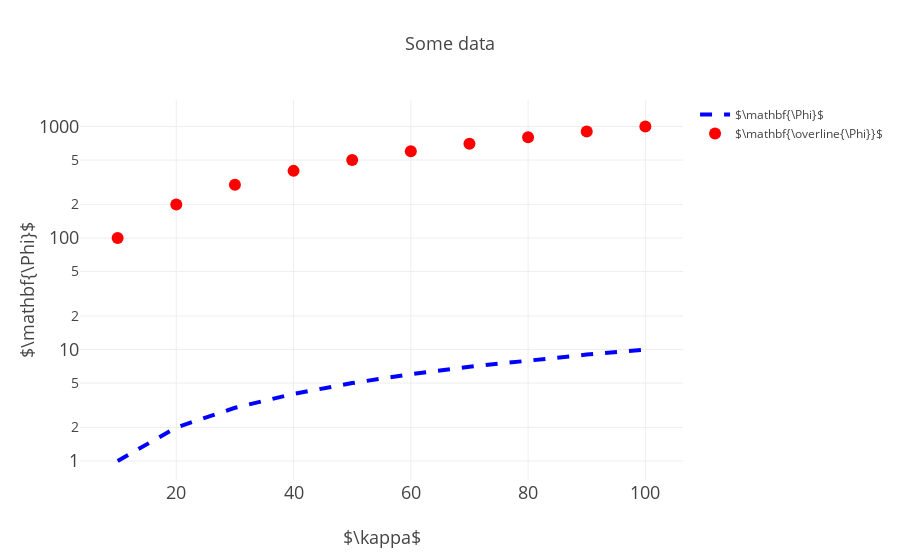
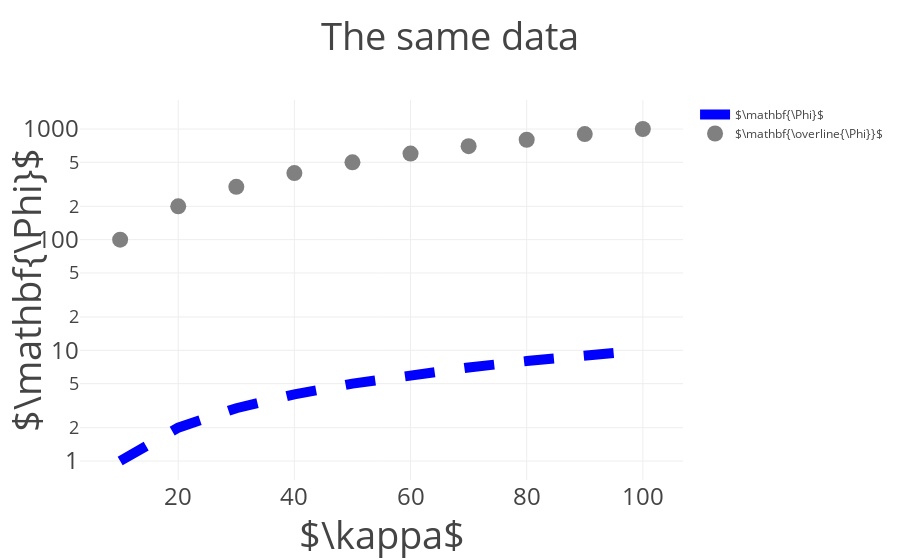

Here is the notebook cell these charts were saved with, in order:
### Code cell
tests.test_curves()

### Figure 1 — Plotly figure (JSON) as saved in the notebook; plotly's stock layout.template omitted (floating-point values rounded to 4 significant figures)
{"data": [{"line": {"color": "blue", "dash": "dash", "width": 4}, "marker": {"color": "blue", "size": 12}, "mode": "lines", "name": "$\\mathbf{\\Phi}$", "type": "scatter", "uid": "f9541242-3c01-43eb-963e-1b01dd9ee709", "x": [10, 20, 30, 40, 50, 60, 70, 80, 90, 100], "y": [1, 2, 3, 4, 5, 6, 7, 8, 9, 10]}, {"line": {"color": "red", "width": 4}, "marker": {"color": "red", "size": 12}, "mode": "markers", "name": "$\\mathbf{\\overline{\\Phi}}$", "type": "scatter", "uid": "4b37d489-cc58-4d7e-bac1-65183f3af4c9", "x": [10, 20, 30, 40, 50, 60, 70, 80, 90, 100], "y": [100, 200, 300, 400, 500, 600, 700, 800, 900, 1000]}], "layout": {"title": {"font": {"size": 18}, "text": "Some data"}, "xaxis": {"tickfont": {"size": 18}, "title": {"font": {"size": 18}, "text": "$\\kappa$"}}, "yaxis": {"tickfont": {"size": 18}, "title": {"font": {"size": 18}, "text": "$\\mathbf{\\Phi}$"}, "type": "log"}}}

### Figure 2 — Plotly figure (JSON) as saved in the notebook; plotly's stock layout.template omitted (floating-point values rounded to 4 significant figures)
{"data": [{"line": {"color": "blue", "dash": "dash", "width": 10}, "marker": {"color": "blue", "size": 32}, "mode": "lines", "name": "$\\mathbf{\\Phi}$", "type": "scatter", "uid": "d2292acf-ffd1-4162-bc7b-ab43d9c22251", "x": [10, 20, 30, 40, 50, 60, 70, 80, 90, 100], "y": [1, 2, 3, 4, 5, 6, 7, 8, 9, 10]}, {"line": {"color": "grey", "width": 10}, "marker": {"color": "grey", "size": 16}, "mode": "markers", "name": "$\\mathbf{\\overline{\\Phi}}$", "type": "scatter", "uid": "9fd668f9-0bb8-4189-a25b-dfc82a74100c", "x": [10, 20, 30, 40, 50, 60, 70, 80, 90, 100], "y": [100, 200, 300, 400, 500, 600, 700, 800, 900, 1000]}], "layout": {"title": {"font": {"size": 38}, "text": "The same data"}, "xaxis": {"tickfont": {"size": 24}, "title": {"font": {"size": 38}, "text": "$\\kappa$"}}, "yaxis": {"tickfont": {"size": 24}, "title": {"font": {"size": 38}, "text": "$\\mathbf{\\Phi}$"}, "type": "log"}}}
